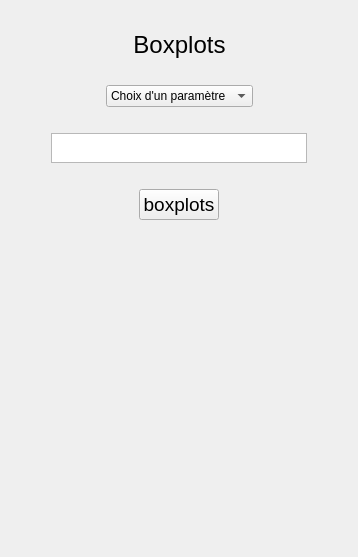
      <widget class="QWidget" name="page_5">
       <layout class="QGridLayout" name="gridLayout_6">
        <item row="10" column="0">
         <spacer name="verticalSpacer_34">
          <property name="orientation">
           <enum>Qt::Vertical</enum>
          </property>
          <property name="sizeType">
           <enum>QSizePolicy::Expanding</enum>
          </property>
          <property name="sizeHint" stdset="0">
           <size>
            <width>20</width>
            <height>200</height>
           </size>
          </property>
         </spacer>
        </item>
        <item row="2" column="0">
         <spacer name="verticalSpacer_31">
          <property name="orientation">
           <enum>Qt::Vertical</enum>
          </property>
          <property name="sizeType">
           <enum>QSizePolicy::Minimum</enum>
          </property>
          <property name="sizeHint" stdset="0">
           <size>
            <width>20</width>
            <height>20</height>
           </size>
          </property>
         </spacer>
        </item>
        <item row="4" column="0">
         <spacer name="verticalSpacer_30">
          <property name="orientation">
           <enum>Qt::Vertical</enum>
          </property>
          <property name="sizeType">
           <enum>QSizePolicy::Minimum</enum>
          </property>
          <property name="sizeHint" stdset="0">
           <size>
            <width>20</width>
            <height>20</height>
           </size>
          </property>
         </spacer>
        </item>
        <item row="6" column="0">
         <spacer name="verticalSpacer_33">
          <property name="orientation">
           <enum>Qt::Vertical</enum>
          </property>
          <property name="sizeType">
           <enum>QSizePolicy::Minimum</enum>
          </property>
          <property name="sizeHint" stdset="0">
           <size>
            <width>20</width>
            <height>20</height>
           </size>
          </property>
         </spacer>
        </item>
        <item row="3" column="0">
         <layout class="QHBoxLayout" name="horizontalLayout_11">
          <item>
           <spacer name="horizontalSpacer_25">
            <property name="orientation">
             <enum>Qt::Horizontal</enum>
            </property>
            <property name="sizeHint" stdset="0">
             <size>
              <width>40</width>
              <height>20</height>
             </size>
            </property>
           </spacer>
          </item>
          <item>
           <widget class="QComboBox" name="comboBox_page5">
            <property name="sizePolicy">
             <sizepolicy hsizetype="Preferred" vsizetype="Fixed">
              <horstretch>0</horstretch>
              <verstretch>0</verstretch>
             </sizepolicy>
            </property>
            <property name="minimumSize">
             <size>
              <width>0</width>
              <height>0</height>
             </size>
            </property>
            <property name="editable">
             <bool>false</bool>
            </property>
            <property name="currentText">
             <string>Choix d'un paramètre</string>
            </property>
            <item>
             <property name="text">
              <string>Choix d'un paramètre</string>
             </property>
            </item>
            <item>
             <property name="text">
              <string>Gmax</string>
             </property>
            </item>
            <item>
             <property name="text">
              <string>t50</string>
             </property>
            </item>
            <item>
             <property name="text">
              <string>AUC</string>
             </property>
            </item>
           </widget>
          </item>
          <item>
           <spacer name="horizontalSpacer_26">
            <property name="orientation">
             <enum>Qt::Horizontal</enum>
            </property>
            <property name="sizeHint" stdset="0">
             <size>
              <width>40</width>
              <height>20</height>
             </size>
            </property>
           </spacer>
          </item>
         </layout>
        </item>
        <item row="7" column="0">
         <layout class="QHBoxLayout" name="horizontalLayout_13">
          <item>
           <spacer name="horizontalSpacer_29">
            <property name="orientation">
             <enum>Qt::Horizontal</enum>
            </property>
            <property name="sizeHint" stdset="0">
             <size>
              <width>40</width>
              <height>20</height>
             </size>
            </property>
           </spacer>
          </item>
          <item>
           <widget class="QPushButton" name="pushButton_page5">
            <property name="sizePolicy">
             <sizepolicy hsizetype="Minimum" vsizetype="Fixed">
              <horstretch>0</horstretch>
              <verstretch>0</verstretch>
             </sizepolicy>
            </property>
            <property name="font">
             <font>
              <pointsize>14</pointsize>
             </font>
            </property>
            <property name="text">
             <string>boxplots</string>
            </property>
           </widget>
          </item>
          <item>
           <spacer name="horizontalSpacer_30">
            <property name="orientation">
             <enum>Qt::Horizontal</enum>
            </property>
            <property name="sizeHint" stdset="0">
             <size>
              <width>40</width>
              <height>20</height>
             </size>
            </property>
           </spacer>
          </item>
         </layout>
        </item>
        <item row="5" column="0">
         <layout class="QHBoxLayout" name="horizontalLayout_12">
          <item>
           <spacer name="horizontalSpacer_27">
            <property name="orientation">
             <enum>Qt::Horizontal</enum>
            </property>
            <property name="sizeHint" stdset="0">
             <size>
              <width>40</width>
              <height>20</height>
             </size>
            </property>
           </spacer>
          </item>
          <item>
           <widget class="QTextEdit" name="textEdit_page5">
            <property name="sizePolicy">
             <sizepolicy hsizetype="Minimum" vsizetype="Preferred">
              <horstretch>0</horstretch>
              <verstretch>0</verstretch>
             </sizepolicy>
            </property>
            <property name="maximumSize">
             <size>
              <width>16777215</width>
              <height>30</height>
             </size>
            </property>
           </widget>
          </item>
          <item>
           <spacer name="horizontalSpacer_28">
            <property name="orientation">
             <enum>Qt::Horizontal</enum>
            </property>
            <property name="sizeHint" stdset="0">
             <size>
              <width>40</width>
              <height>20</height>
             </size>
            </property>
           </spacer>
          </item>
         </layout>
        </item>
        <item row="9" column="0">
         <layout class="QHBoxLayout" name="horizontalLayout_14">
          <item>
           <spacer name="horizontalSpacer_43">
            <property name="orientation">
             <enum>Qt::Horizontal</enum>
            </property>
            <property name="sizeType">
             <enum>QSizePolicy::Preferred</enum>
            </property>
            <property name="sizeHint" stdset="0">
             <size>
              <width>40</width>
              <height>20</height>
             </size>
            </property>
           </spacer>
          </item>
          <item>
           <widget class="QLabel" name="label_page5">
            <property name="sizePolicy">
             <sizepolicy hsizetype="Expanding" vsizetype="Expanding">
              <horstretch>0</horstretch>
              <verstretch>0</verstretch>
             </sizepolicy>
            </property>
            <property name="maximumSize">
             <size>
              <width>500</width>
              <height>400</height>
             </size>
            </property>
            <property name="text">
             <string/>
            </property>
            <property name="alignment">
             <set>Qt::AlignCenter</set>
            </property>
           </widget>
          </item>
          <item>
           <spacer name="horizontalSpacer_44">
            <property name="orientation">
             <enum>Qt::Horizontal</enum>
            </property>
            <property name="sizeType">
             <enum>QSizePolicy::Preferred</enum>
            </property>
            <property name="sizeHint" stdset="0">
             <size>
              <width>40</width>
              <height>20</height>
             </size>
            </property>
           </spacer>
          </item>
         </layout>
        </item>
        <item row="1" column="0">
         <layout class="QHBoxLayout" name="horizontalLayout_10">
          <item>
           <spacer name="horizontalSpacer_23">
            <property name="orientation">
             <enum>Qt::Horizontal</enum>
            </property>
            <property name="sizeHint" stdset="0">
             <size>
              <width>40</width>
              <height>20</height>
             </size>
            </property>
           </spacer>
          </item>
          <item>
           <widget class="QLabel" name="titre_page5">
            <property name="sizePolicy">
             <sizepolicy hsizetype="Preferred" vsizetype="Fixed">
              <horstretch>0</horstretch>
              <verstretch>0</verstretch>
             </sizepolicy>
            </property>
            <property name="font">
             <font>
              <pointsize>18</pointsize>
             </font>
            </property>
            <property name="layoutDirection">
             <enum>Qt::LeftToRight</enum>
            </property>
            <property name="autoFillBackground">
             <bool>true</bool>
            </property>
            <property name="text">
             <string>Boxplots</string>
            </property>
            <property name="scaledContents">
             <bool>false</bool>
            </property>
            <property name="alignment">
             <set>Qt::AlignCenter</set>
            </property>
            <property name="wordWrap">
             <bool>false</bool>
            </property>
           </widget>
          </item>
          <item>
           <spacer name="horizontalSpacer_24">
            <property name="orientation">
             <enum>Qt::Horizontal</enum>
            </property>
            <property name="sizeHint" stdset="0">
             <size>
              <width>40</width>
              <height>20</height>
             </size>
            </property>
           </spacer>
          </item>
         </layout>
        </item>
        <item row="0" column="0">
         <spacer name="verticalSpacer_32">
          <property name="orientation">
           <enum>Qt::Vertical</enum>
          </property>
          <property name="sizeType">
           <enum>QSizePolicy::Minimum</enum>
          </property>
          <property name="sizeHint" stdset="0">
           <size>
            <width>20</width>
            <height>20</height>
           </size>
          </property>
         </spacer>
        </item>
        <item row="8" column="0">
         <spacer name="verticalSpacer_35">
          <property name="orientation">
           <enum>Qt::Vertical</enum>
          </property>
          <property name="sizeType">
           <enum>QSizePolicy::Preferred</enum>
          </property>
          <property name="sizeHint" stdset="0">
           <size>
            <width>20</width>
            <height>100</height>
           </size>
          </property>
         </spacer>
        </item>
       </layout>
      </widget>
